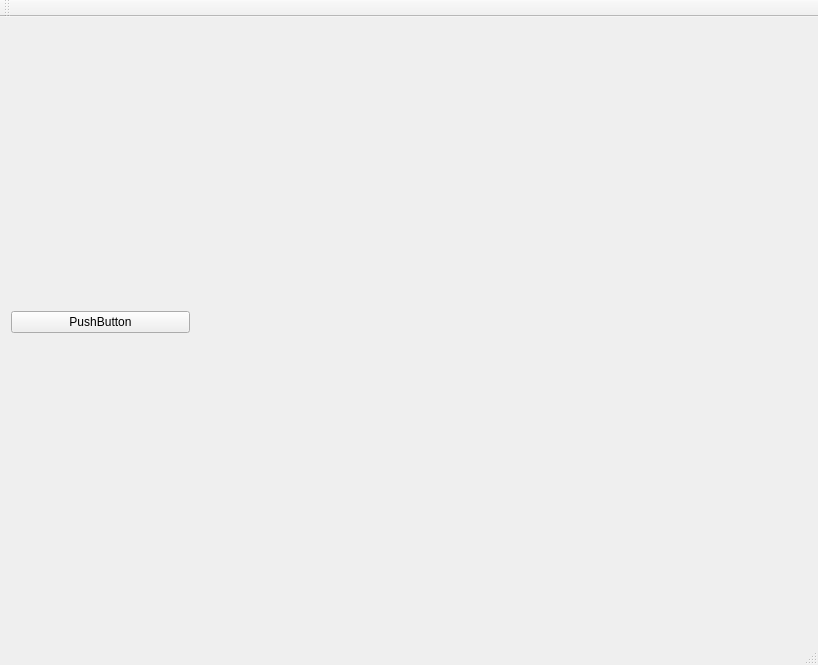
<?xml version="1.0" encoding="UTF-8"?>
<ui version="4.0">
 <class>MainWindow</class>
 <widget class="QMainWindow" name="MainWindow">
  <property name="geometry">
   <rect>
    <x>0</x>
    <y>0</y>
    <width>818</width>
    <height>665</height>
   </rect>
  </property>
  <property name="sizePolicy">
   <sizepolicy hsizetype="Maximum" vsizetype="Expanding">
    <horstretch>0</horstretch>
    <verstretch>100</verstretch>
   </sizepolicy>
  </property>
  <property name="windowTitle">
   <string>MainWindow</string>
  </property>
  <widget class="QWidget" name="centralWidget">
   <widget class="QWidget" name="verticalLayoutWidget">
    <property name="geometry">
     <rect>
      <x>0</x>
      <y>0</y>
      <width>201</width>
      <height>611</height>
     </rect>
    </property>
    <layout class="QVBoxLayout" name="verticalLayout">
     <property name="spacing">
      <number>0</number>
     </property>
     <property name="sizeConstraint">
      <enum>QLayout::SetDefaultConstraint</enum>
     </property>
     <item>
      <widget class="QPushButton" name="pushButton">
       <property name="sizePolicy">
        <sizepolicy hsizetype="Minimum" vsizetype="Maximum">
         <horstretch>0</horstretch>
         <verstretch>0</verstretch>
        </sizepolicy>
       </property>
       <property name="text">
        <string>PushButton</string>
       </property>
      </widget>
     </item>
    </layout>
   </widget>
  </widget>
  <widget class="QMenuBar" name="menuBar">
   <property name="geometry">
    <rect>
     <x>0</x>
     <y>0</y>
     <width>818</width>
     <height>21</height>
    </rect>
   </property>
  </widget>
  <widget class="QToolBar" name="mainToolBar">
   <attribute name="toolBarArea">
    <enum>TopToolBarArea</enum>
   </attribute>
   <attribute name="toolBarBreak">
    <bool>false</bool>
   </attribute>
  </widget>
  <widget class="QStatusBar" name="statusBar"/>
 </widget>
 <layoutdefault spacing="6" margin="11"/>
 <resources/>
 <connections/>
</ui>
